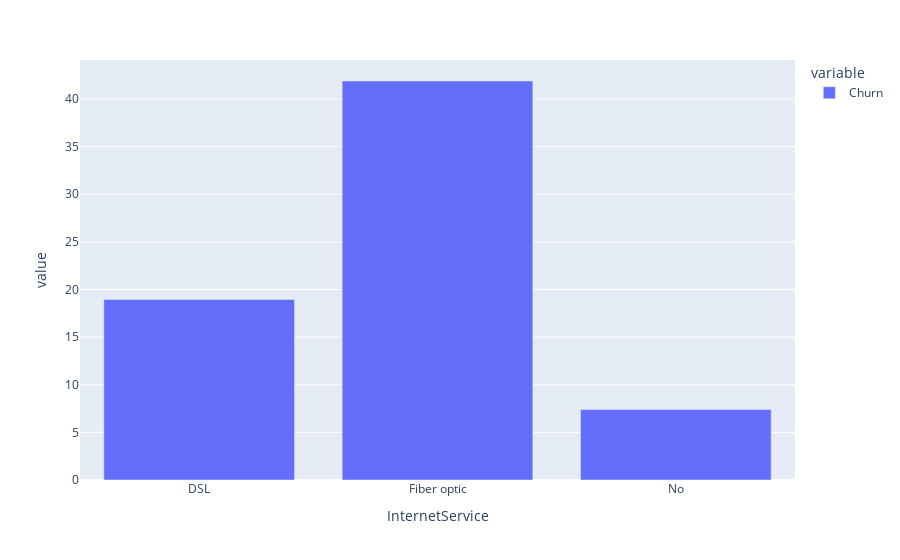

The notebook cell this image was saved under:
### Code cell
df.groupby('InternetService')['Churn'].mean().multiply(100).plot(kind = 'bar', backend = 'plotly')

### Figure 1 — Plotly figure (JSON) as saved in the notebook; plotly's stock layout.template omitted (floating-point values rounded to 4 significant figures)
{"data": [{"alignmentgroup": "True", "hovertemplate": "variable=Churn<br>InternetService=%{x}<br>value=%{y}<extra></extra>", "legendgroup": "Churn", "marker": {"color": "#636efa", "pattern": {"shape": ""}}, "name": "Churn", "offsetgroup": "Churn", "orientation": "v", "showlegend": true, "textposition": "auto", "type": "bar", "x": ["DSL", "Fiber optic", "No"], "xaxis": "x", "y": [18.96, 41.89, 7.405], "yaxis": "y"}], "layout": {"barmode": "relative", "legend": {"title": {"text": "variable"}, "tracegroupgap": 0}, "margin": {"t": 60}, "xaxis": {"anchor": "y", "domain": [0, 1], "title": {"text": "InternetService"}}, "yaxis": {"anchor": "x", "domain": [0, 1], "title": {"text": "value"}}}}
